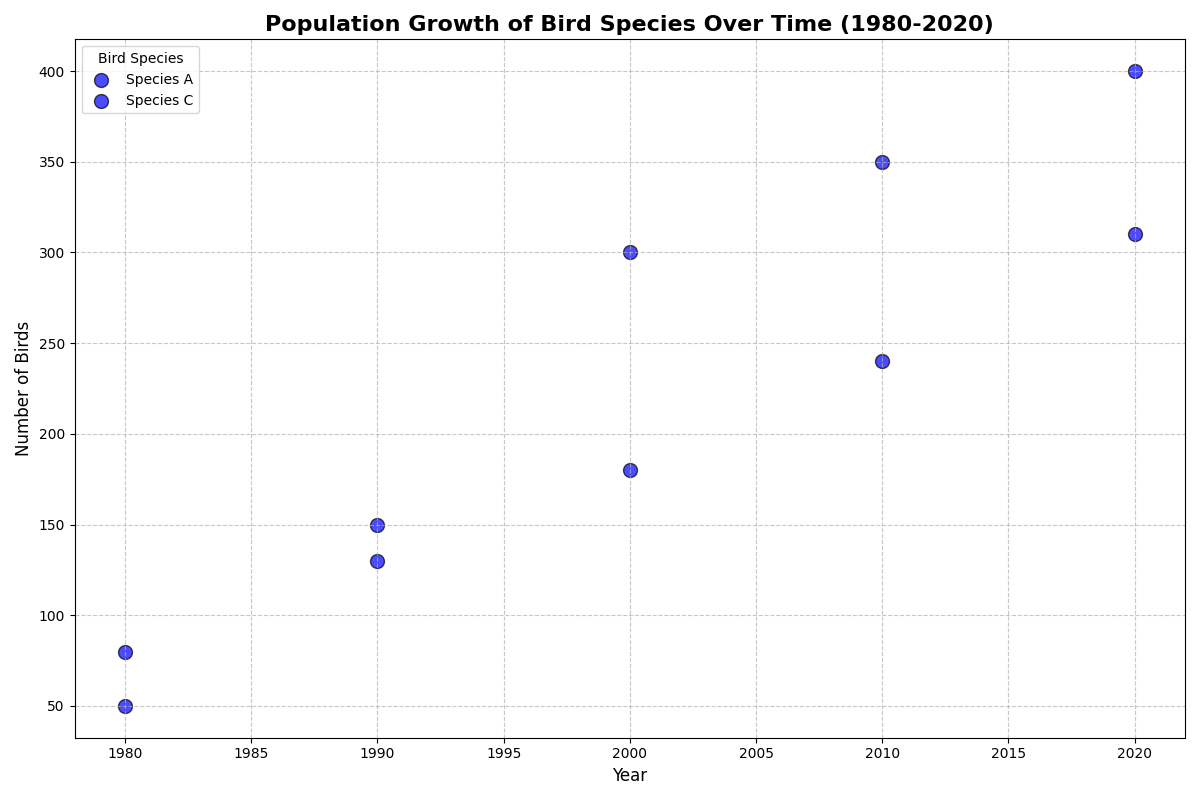

The script that drew this image:
import matplotlib.pyplot as plt
import numpy as np

decades = np.array([1980, 1990, 2000, 2010, 2020])
species_a_population = np.array([50, 150, 300, 350, 400])
species_c_population = np.array([80, 130, 180, 240, 310])

plt.figure(figsize=(12, 8))

plt.scatter(decades, species_a_population, color='blue', label='Species A', edgecolor='k', s=100, alpha=0.7)
plt.scatter(decades, species_c_population, color='blue', label='Species C', edgecolor='k', s=100, alpha=0.7)

plt.title('Population Growth of Bird Species Over Time (1980-2020)', fontsize=16, fontweight='bold', loc='center')
plt.xlabel('Year', fontsize=12)
plt.ylabel('Number of Birds', fontsize=12)

plt.legend(title='Bird Species', loc='upper left')
plt.grid(visible=True, linestyle='--', alpha=0.7)
plt.tight_layout()

plt.show()
